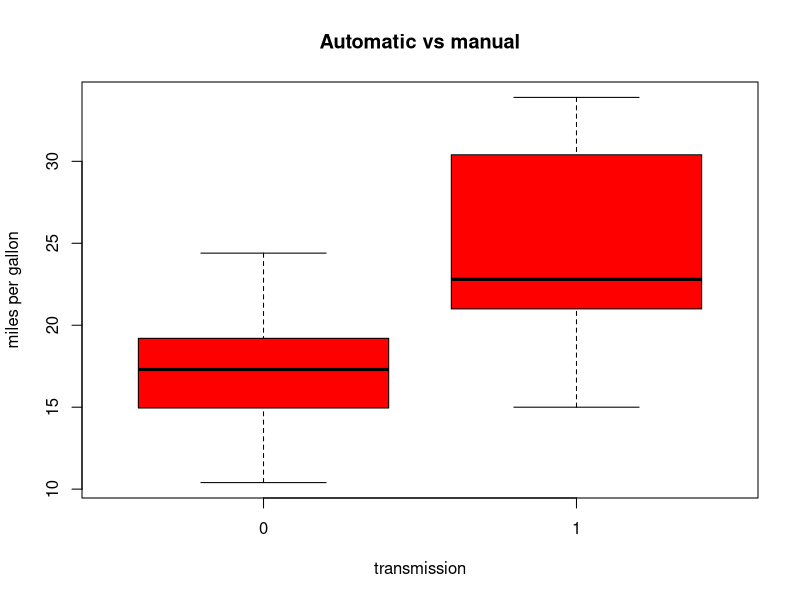

Source code (R):
## ---- chunk 1
#load dataset
data(mtcars)

#sample
head(mtcars)

#Boxplot automatic vs manual
boxplot(mpg ~ am, data = mtcars, col="red", 
        xlab = "transmission", ylab = "miles per gallon", main = "Automatic vs manual")
## ---- chunk 2
#Split group
t0 <- subset(mtcars, am=="0") #automatic
t1 <- subset(mtcars, am=="1") #manual

t.test(t0,t1, paired = FALSE, var.equal = TRUE)
## ---- chunk 3
#model considering all variables
fit <- lm(mpg ~ ., data = mtcars)

#backward strategy: all variables are considered, 
#than model excludes less discrimant variables 
backward <- step(fit, direction = "backward")
summary(backward)
## ---- chunk 4
summary(backward)$coef
